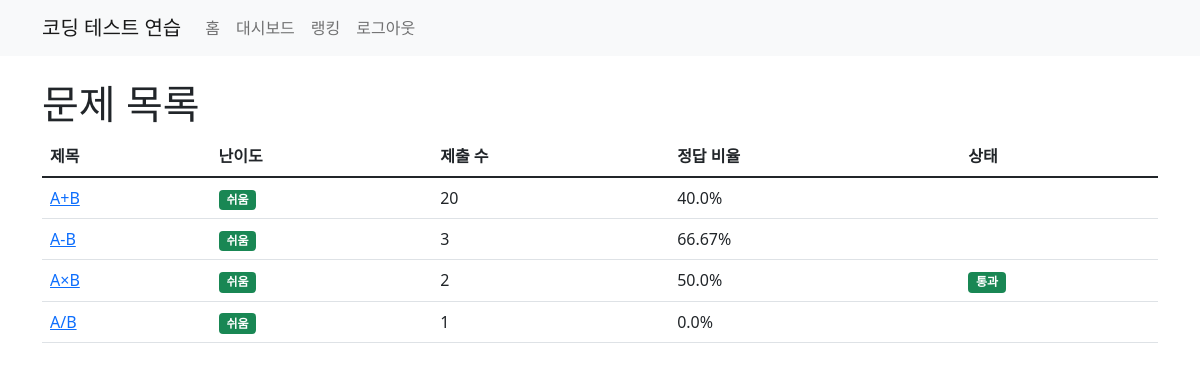
Page /dashboard (signed in) on the committed database.
### app.py (models this page shows)
class Problem(db.Model):
    id = db.Column(db.Integer, primary_key=True)
    title = db.Column(db.String(100), nullable=False)
    difficulty = db.Column(db.String(20), nullable=False)
    time_limit = db.Column(db.Float, nullable=False)
    memory_limit = db.Column(db.Integer, nullable=False)
    description = db.Column(db.Text, nullable=False)
    input_description = db.Column(db.Text, nullable=False)
    output_description = db.Column(db.Text, nullable=False)
    input_format = db.Column(db.Text, nullable=False)
    output_format = db.Column(db.Text, nullable=False)
    example_input = db.Column(db.Text, nullable=False)
    example_output = db.Column(db.Text, nullable=False)
    test_cases = db.Column(db.Text, nullable=False)
    submissions = db.Column(db.Integer, default=0)
    correct_submissions = db.Column(db.Integer, default=0)
    supported_languages = db.Column(db.String(100), nullable=False, default='python,c,cpp,java,swift')
    problem_submissions = db.relationship('Submission', backref='problem', lazy=True)

### app.py (the view)
@app.route('/dashboard')
@login_required
def dashboard():
    problems = Problem.query.all()
    user_submissions = {s.problem_id: s.passed for s in current_user.submissions}
    return render_template('dashboard.html', problems=problems, user_submissions=user_submissions)

### app.py (called while the page is built)
@login_manager.user_loader
def load_user(user_id):
    return User.query.get(int(user_id))

### templates/dashboard.html (shortened to what this page needs)
{% extends "base.html" %}
{% block content %}
<h1>문제 목록</h1>
<table class="table">
    <thead>
        <tr>
            <th>제목</th>
            <th>난이도</th>
            <th>제출 수</th>
            <th>정답 비율</th>
            <th>상태</th>
        </tr>
    </thead>
    <tbody>
        {% for problem in problems %}
        <tr>
            <td><a href="{{ url_for('problem', problem_id=problem.id) }}">{{ problem.title }}</a></td>
            <td>
                {% if problem.difficulty == '쉬움' %}
                    <span class="badge bg-success">{{ problem.difficulty }}</span>
                {% elif problem.difficulty == '보통' %}
                    <span class="badge bg-warning">{{ problem.difficulty }}</span>
                {% else %}
                    <span class="badge bg-danger">{{ problem.difficulty }}</span>
                {% endif %}
            </td>
            <td>{{ problem.submissions }}</td>
            <td>
                {% if problem.submissions > 0 %}
                    {{ (problem.correct_submissions / problem.submissions * 100) | round(2) }}%
                {% else %}
                    0%
                {% endif %}
            </td>
            <td>
                {% if problem.id in user_submissions and user_submissions[problem.id] %}
                    <span class="badge bg-success">통과</span>
                {% endif %}
            </td>
        </tr>
        {% endfor %}
    </tbody>
</table>
{% endblock %}

### rows in the picture
Problem: title "A+B", difficulty "쉬움", submissions "20", correct_submissions+submissions "40.0"
Problem: title "A-B", difficulty "쉬움", submissions "3", correct_submissions+submissions "66.67"
Problem: title "A×B", difficulty "쉬움", submissions "2", correct_submissions+submissions "50.0", shows "통과"
Problem: title "A/B", difficulty "쉬움", submissions "1", correct_submissions+submissions "0.0"
